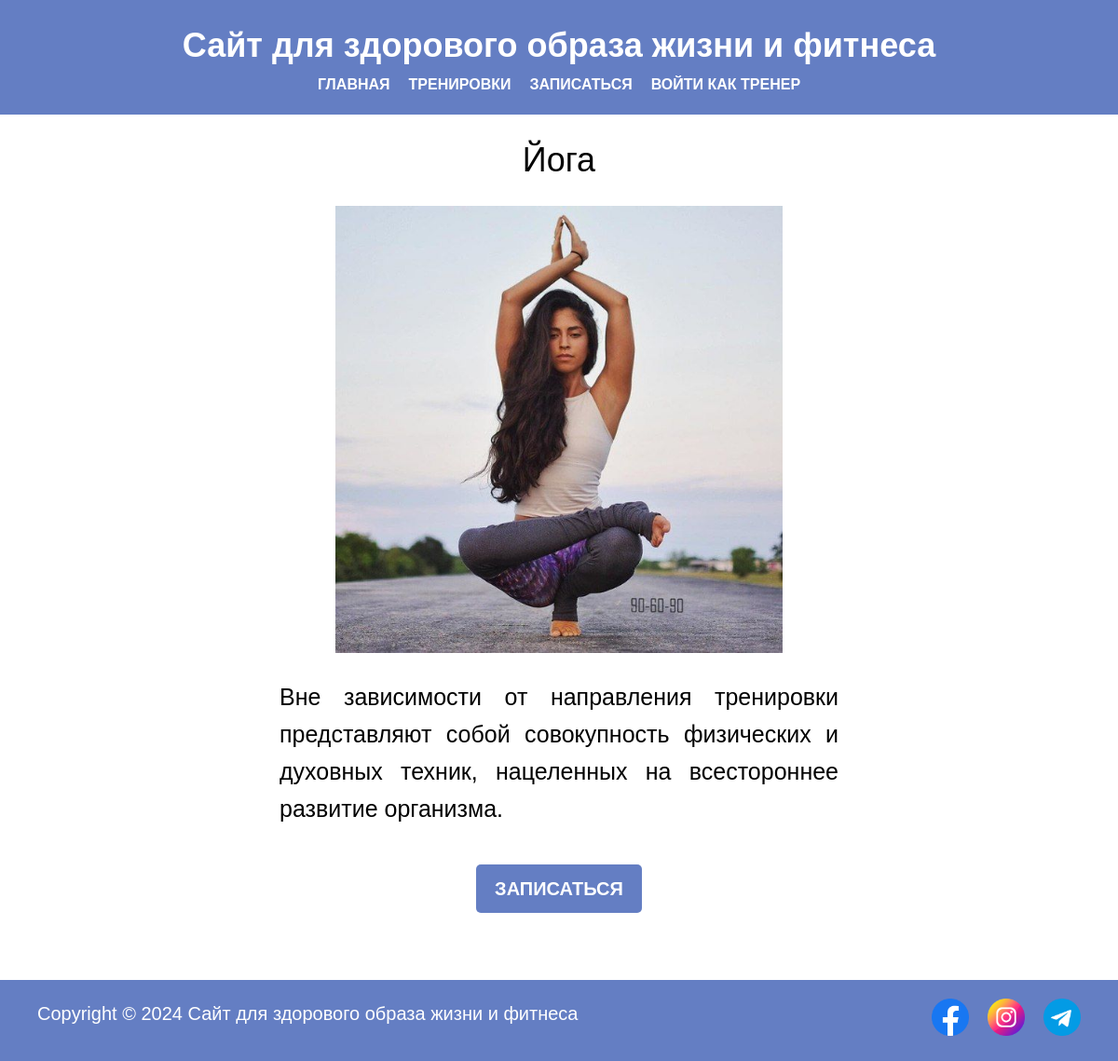
The page /yoga-training/ on the database its author committed.
### mysite/models.py (models this page shows, shortened)
class Training(models.Model):
    title = models.CharField(max_length=75)
    description = models.TextField()
    slug = models.SlugField()
    image = models.ImageField(blank=True)

### mysite/views.py (the view)
# urls.py: path('<slug:slug>/', views.training_page, name="training"),
def training_page(request, slug):
    training = Training.objects.get(slug=slug)
    return render(request, "training_page.html", {"training": training})

### templates/training_page.html (shortened to what this page needs)
{% extends "layout.html" %}
{% load static %}
{% block content %}
<div class="content center">
    <h1 class="training-title">{{training.title}}</h1>
    <img width="500px" class="training-img" src="{{training.image.url}}" alt="">
    <div class="description">
        <p>{{training.description}}</p> <br>
        <p style="text-align: center"><a href="{% url "reg" %}" class="btn">Записаться</a></p>
    </div>
    <br>
    <br>
</div>
{% endblock content %}

### static/css/style.css (style rules this page uses)
* { margin: 0; padding: 0; box-sizing: border-box; }
body { font-family: Arial, sans-serif; line-height: 1.6; height: 100%; }
a { text-decoration: none; }
.center { margin: 0 auto; text-align: center; }
.training-img { margin-top: 20px; width: 40%; }
.description { font-size: 25px; width: 50%; margin: 20px auto; text-align: justify; }
.description a { display: inline-block; padding: 10px 20px; background-color: #647ec3; color: #fff; text-transform: uppercase; font-weight: bold; border-radius: 5px; font-size: 20px; margin: 0 auto; }
.training-title { font-size: 36px; font-weight: normal; margin-top: 20px; }
.btn { padding: 8px 16px; margin: 10px auto; display: block; background-color: #647ec3; color: white; cursor: pointer; }

### rows shown on the page
Training: title "Йога", image (picture), description "Вне зависимости от направления тренировки представляют собой совокупность физических и духовных техник, нацеленных на всестороннее развитие организма."
